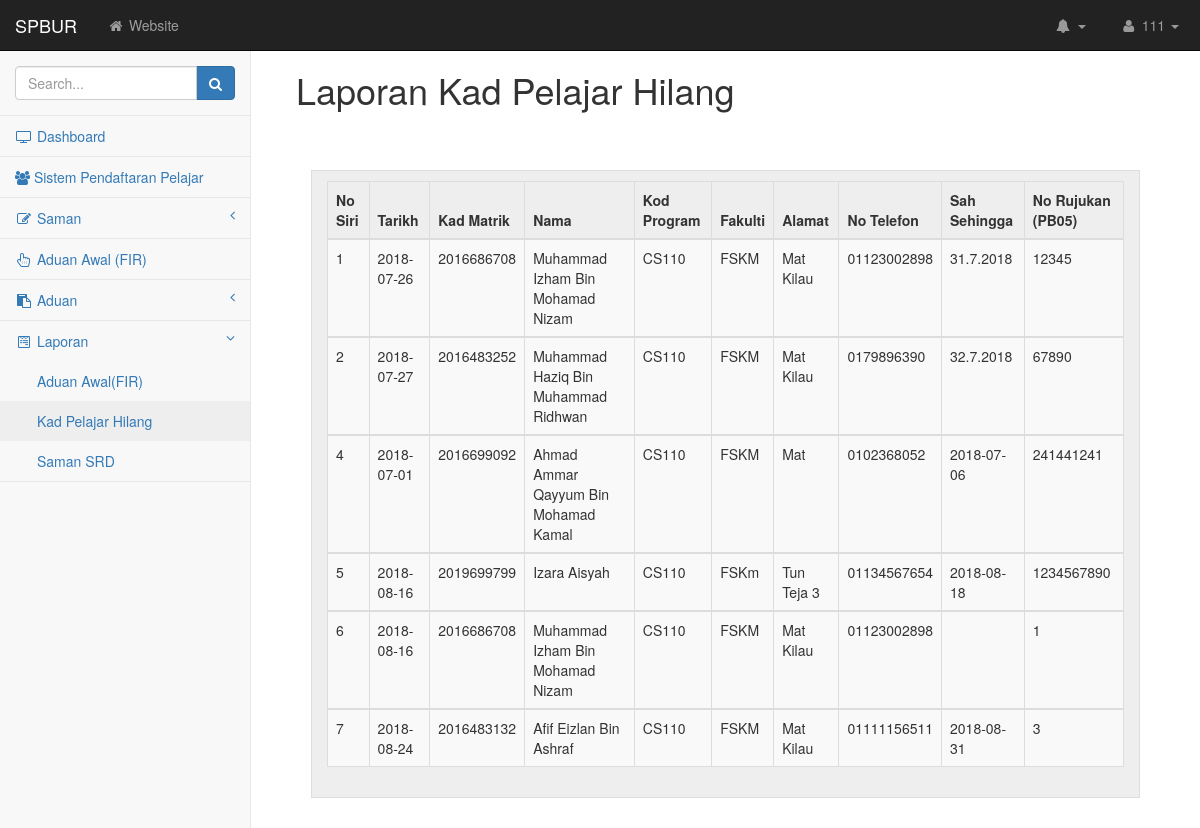
The page /rkadpelajar.php (signed in) on the database its author committed.
### tables this page shows
CREATE TABLE `staff` (
  `staff_ID` int(11) NOT NULL,
  `pass_word` varchar(255) NOT NULL
);

CREATE TABLE `kad` (
  `series_no` int(11) NOT NULL,
  `currentdate` date NOT NULL,
  `matric_no` int(11) NOT NULL,
  `name` varchar(255) NOT NULL,
  `prog_code` varchar(255) NOT NULL,
  `faculty` varchar(255) NOT NULL,
  `address` varchar(255) NOT NULL,
  `phone_no` varchar(255) NOT NULL,
  `validuntil` varchar(255) DEFAULT NULL,
  `refer` varchar(255) DEFAULT NULL
);

### rkadpelajar.php (the view, shortened to what this page needs)
<!DOCTYPE html>
<html lang="en">
    <head>
    <link href="css/bootstrap.min.css" rel="stylesheet">
    <link href="css/metisMenu.min.css" rel="stylesheet">
    <link href="css/timeline.css" rel="stylesheet">
    <link href="css/startmin.css" rel="stylesheet">
    <link href="css/morris.css" rel="stylesheet">
    <link href="css/font-awesome.min.css" rel="stylesheet" type="text/css">
    </head>
    <body>
        <?php
            include("dbconn.php");
            if(isset($_SESSION['staff_ID']))
            {
                $sql0 = "SELECT * FROM staff WHERE staff_ID = ".$_SESSION['staff_ID']."";
                $query0 = mysqli_query($dbconn, $sql0) or die ("Error: ".mysqli_error($dbconn));
                $r = mysqli_fetch_assoc($query0);
            }
        ?>
    <div id="wrapper">
        <?php include("DashboardOnly.php");?>
        <div id="page-wrapper">
            <div class="container-fluid">
                <div class="row">
                    <div class="col-lg-12">
                        <br>
                        <h1>Laporan Kad Pelajar Hilang</h1>
                        <br>
                        <div class="panel-body">
                            <div class="dataTable_wrapper">
                                <div class="dataTables_length" id="dataTables-example_length">
                                    <div class="row show-grid">
                                        <div class="col-md-12">
                                            <table class="table table-striped table-bordered table-hover" id="dataTables-example">
                                            <thead>
                                                <tr>
                                                    <th>No Siri</th>
                                                    <th>Tarikh</th>
                                                    <th>Kad Matrik</th>
                                                    <th>Nama</th>
                                                    <th>Kod Program</th>
                                                    <th>Fakulti</th>
                                                    <th>Alamat</th>
                                                    <th>No Telefon</th>
                                                    <th>Sah Sehingga</th>
                                                    <th>No Rujukan (PB05)</th>
                                                </tr>
                                            </thead>
                                                <?php
                                                    $sql = "SELECT * FROM kad ORDER BY series_no";
                                                    $query = mysqli_query($dbconn, $sql) or die("Error: " . mysqli_error($dbconn));
                                                    $row = mysqli_num_rows($query);
                                                    if($row != 0)
                                                    {
                                                        while($ro = mysqli_fetch_assoc($query))
                                                        {
                                                            echo "<tbody>";
                                                            echo "<tr>";
                                                            echo "<td>".$ro['series_no']."</td>";
                                                            echo "<td>".$ro['currentdate']."</td>";
                                                            echo "<td>".$ro['matric_no']."</td>";
                                                            echo "<td>".$ro['name']."</td>";
                                                            echo "<td>".$ro['prog_code']."</td>";
                                                            echo "<td>".$ro['faculty']."</td>";
                                                            echo "<td>".$ro['address']."</td>";
                                                            echo "<td>".$ro['phone_no']."</td>";
                                                            echo "<td>".$ro['validuntil']."</td>";
                                                            echo "<td>".$ro['refer']."</td>";
                                                            echo "</tr>";
                                                        }
                                                    }
                                                ?>
                                            </table>
                                        </div>
                                    </div>
                                </div>
                            </div>
                        </div>
                    </div>
                </div>
            </div>
        </div>
    </div>
    </body>
</html>

### DashboardOnly.php (shortened to what this page needs)
<nav class="navbar navbar-inverse navbar-fixed-top" role="navigation">
    <div class="navbar-header">
        <a class="navbar-brand" href="Dashboard.php">SPBUR</a>
    </div>
    <ul class="nav navbar-nav navbar-left navbar-top-links">
        <li><a href="#"><i class="fa fa-home fa-fw"></i> Website</a></li>
    </ul>
    <ul class="nav navbar-right navbar-top-links">
        <li class="dropdown navbar-inverse">
            <a class="dropdown-toggle" data-toggle="dropdown" href="#">
                <i class="fa fa-bell fa-fw"></i>
                <b class="caret"></b>
            </a>
        </li>
        <li class="dropdown">
            <a class="dropdown-toggle" data-toggle="dropdown" href="#">
                <i class="fa fa-user fa-fw"></i>
                <?php echo $r['staff_ID']; ?>
                <b class="caret"></b>
            </a>
        </li>
    </ul>
    <div class="navbar-default sidebar" role="navigation">
        <div class="sidebar-nav navbar-collapse">
            <ul class="nav" id="side-menu">
                <li class="sidebar-search">
                    <div class="input-group custom-search-form">
                        <input type="text" class="form-control" placeholder="Search...">
                        <span class="input-group-btn">
                            <button class="btn btn-primary" type="button">
                            <i class="fa fa-search"></i>
                            </button>
                        </span>
                    </div>
                </li>
                <li>
                    <a href="Dashboard.php" class=""><i class="fa fa-television fa-fw"></i> Dashboard</a>
                </li>
                <li>
                    <a href="srs.php" class=""><i class="fa fa-group fa-fww"></i> Sistem Pendaftaran Pelajar</a>
                </li>
                <li>
                    <a href="#"><i class="fa fa-pencil-square-o fa-fw"></i> Saman<span class="fa arrow"></span></a>
                </li>
                <li>
                    <a href="fir.php" class=""><i class="fa fa-hand-pointer-o fa-fw"></i> Aduan Awal (FIR)</a>
                </li>
                <li>
                    <a href="#"><i class="fa fa-clipboard fa-fw"></i> Aduan <span class="fa arrow"></span></a>
                </li>
                <li>
                    <a href="#"><i class="fa fa-wpforms fa-fw"></i> Laporan <span class="fa arrow"></span></a>
                    <ul class="nav nav-second-level">
                      <li>
                          <a href="rfir.php">Aduan Awal(FIR)</a>
                      </li>
                    <li>
                        <a href="rkadpelajar.php">Kad Pelajar Hilang</a>
                    </li>
                    <li>
                        <a href="rsaman.php">Saman SRD</a>
                    </li>
                    </ul>
                </li>
            </ul>
        </div>
    </div>
</nav>

### css/startmin.css (style rules this page uses)
body { background-color: #f8f8f8; }
#wrapper { width: 100%; }
#page-wrapper { padding: 30px 15px 0 15px; min-height: 568px; background-color: #fff; }
@media (min-width:768px) { #page-wrapper { position: inherit; margin-left: 250px; padding: 30px 30px 0 30px; border-left: 1px solid #e7e7e7; } }
.navbar-header { float: left; }
.navbar-left { float: left; }
.navbar-right { text-align: right; }
.navbar-top-links { margin: 0; }
.navbar-top-links li { display: inline-block; }
.navbar-top-links li:last-child { margin-right: 6px; }
.navbar-top-links li a { padding: 15px; min-height: 50px; }
.navbar-top-links>li>a { color: #999; }
.sidebar .sidebar-nav.navbar-collapse { padding-right: 0; padding-left: 0; }
.sidebar .sidebar-search { padding: 15px; }
.sidebar ul li { border-bottom: 1px solid #e7e7e7; }
.sidebar ul li a.active { background-color: #eee; }
.sidebar .arrow { float: right; }
.sidebar .fa.arrow:before { content: "\f104"; }
.sidebar .active>a>.fa.arrow:before { content: "\f107"; }
.sidebar .nav-second-level li, .sidebar .nav-third-level li { border-bottom: 0!important; }
.sidebar .nav-second-level li a { padding-left: 37px; }
@media (min-width:768px) { .sidebar { z-index: 1; position: absolute; width: 250px; margin-top: 51px; } }
.show-grid [class^=col-] { padding-top: 10px; padding-bottom: 10px; border: 1px solid #ddd; background-color: #eee!important; }
.show-grid { margin: 15px 0; }

### rows shown on the page
staff: staff_ID "111"
kad: series_no "1", currentdate "2018-07-26", matric_no "2016686708", name "Muhammad Izham Bin Mohamad Nizam", prog_code "CS110", faculty "FSKM", address "Mat Kilau", phone_no "01123002898", validuntil "31.7.2018", refer "12345"
kad: series_no "2", currentdate "2018-07-27", matric_no "2016483252", name "Muhammad Haziq Bin Muhammad Ridhwan", prog_code "CS110", faculty "FSKM", address "Mat Kilau", phone_no "0179896390", validuntil "32.7.2018", refer "67890"
kad: series_no "4", currentdate "2018-07-01", matric_no "2016699092", name "Ahmad Ammar Qayyum Bin Mohamad Kamal", prog_code "CS110", faculty "FSKM", address "Mat", phone_no "0102368052", validuntil "2018-07-06", refer "241441241"
kad: series_no "5", currentdate "2018-08-16", matric_no "2019699799", name "Izara Aisyah", prog_code "CS110", faculty "FSKm", address "Tun Teja 3", phone_no "01134567654", validuntil "2018-08-18", refer "1234567890"
kad: series_no "6", currentdate "2018-08-16", matric_no "2016686708", name "Muhammad Izham Bin Mohamad Nizam", prog_code "CS110", faculty "FSKM", address "Mat Kilau", phone_no "01123002898", refer "1"
kad: series_no "7", currentdate "2018-08-24", matric_no "2016483132", name "Afif Eizlan Bin Ashraf", prog_code "CS110", faculty "FSKM", address "Mat Kilau", phone_no "01111156511", validuntil "2018-08-31", refer "3"
